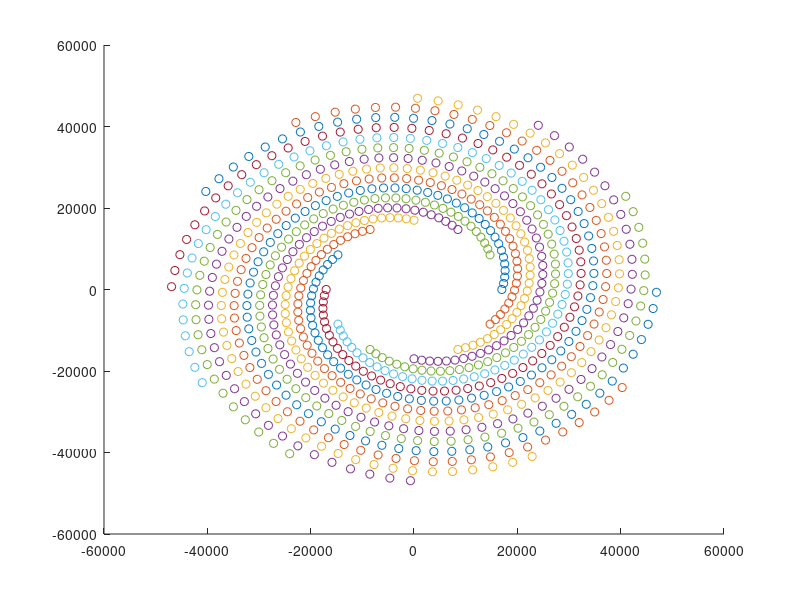

The MATLAB script that drew this image:
% % Generating a pinhole array distribution pattern with equal radial sampling

r1 = 17500 - 500;
r2 = 47500 - 500;
delt_r = 410; %r(n+1)-r(n)
spacing = 2500; %10x
% delt_r = 6;
% spacing = 250;
n = 12;
m = n*spacing/2/pi;

r = (r1 : delt_r: r2);
% % 阿基米德螺线
theta = (r - r1) / m; 
% % 
% % % theta = ((r - r1) / m) .^ 0.7;
% % % theta = ((r - r1) / m) .^ 1.3; 


%% Inspect the smallest pinhole spacing （< 2 x diameter of pinhole + \eplison）
% x = r .* cos(theta);
% y = r .* sin(theta);
% real_spacing = ((x(2:end)-x(1:end-1)).^2+(y(2:end)-y(1:end-1)).^2).^0.5;
% figure;plot(x,y);
% figure;plot(1:(length(s)-1),real_spacing);

coord = cell(n, 1);
d_theta = 2 * pi / n;
for idx = 1 : n
   coord{idx}(:,1) = r .* cos(theta - d_theta * (idx - 1));
   coord{idx}(:,2) = r .* sin(theta - d_theta * (idx - 1));
end

figure;
hold on;
for idx = 1 : n
%     plot(coord{idx}(:,1), coord{idx}(:,2));
    scatter(coord{idx}(:,1), coord{idx}(:,2));
end
